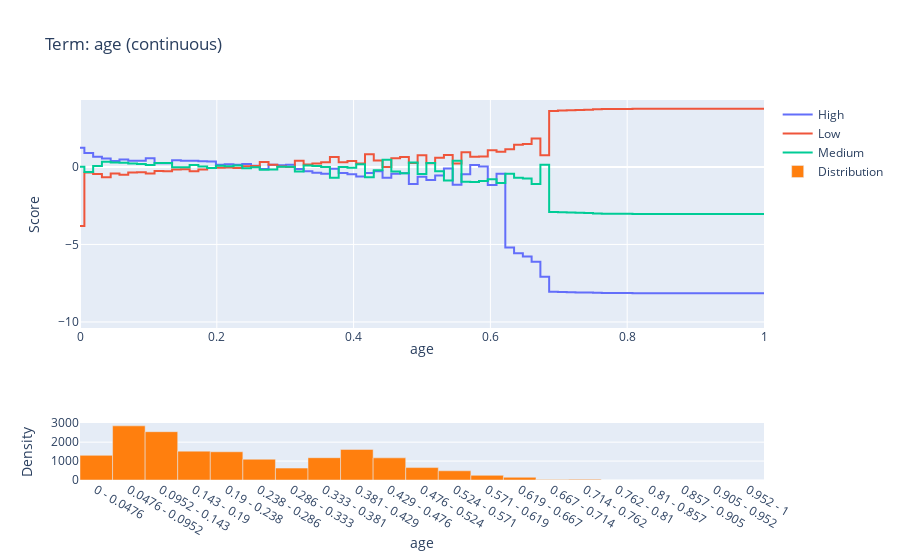
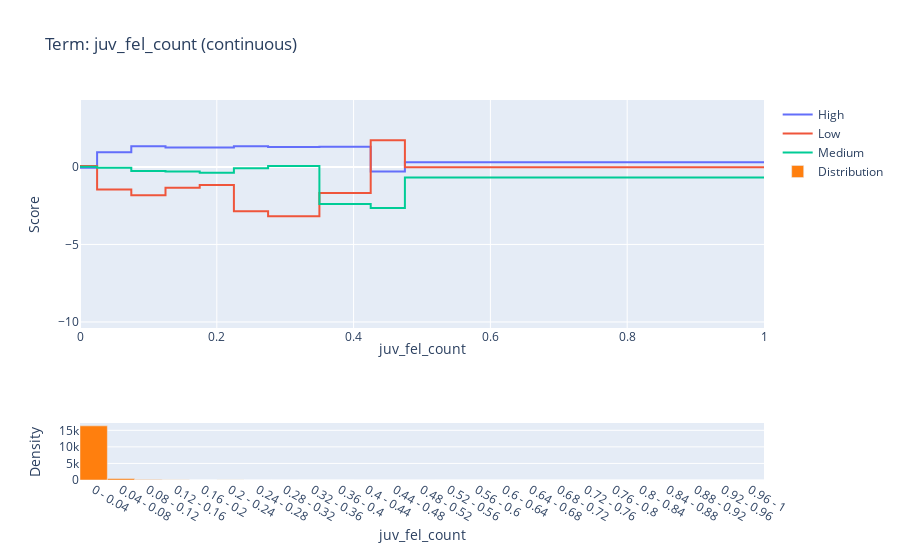
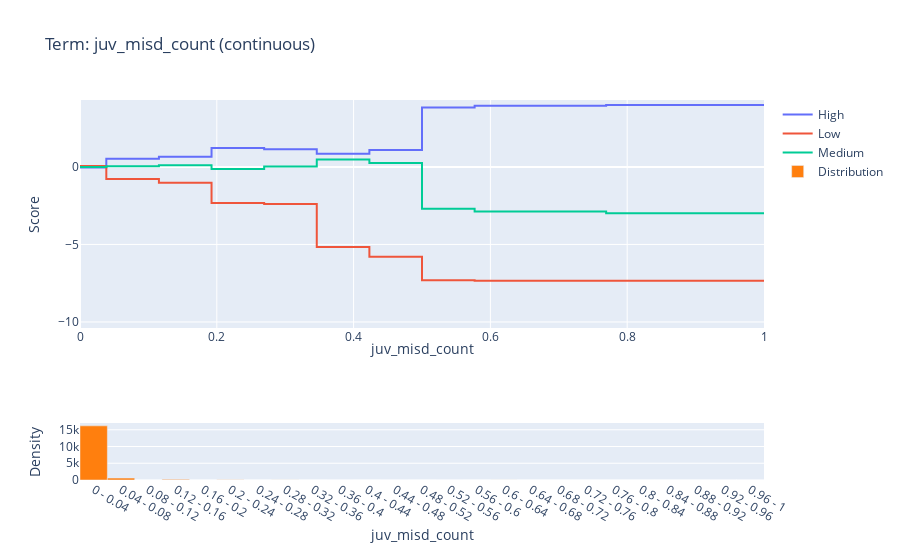
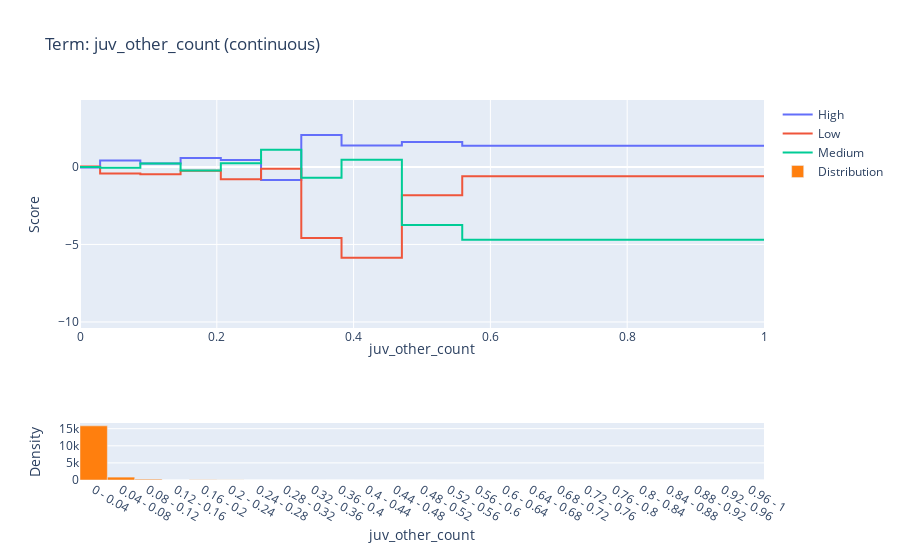

Notebook code cell kept with these figures, in order:
### Code cell
import Vizualize_ebm

ebm.global_explanation()

ebm_global = Vizualize_ebm.VizEBM(trained_ebm, X_train, X_test, y_test, processor.get_feature_names(), y.unique().tolist())
ebm_global.explain_global()

print(y.unique().tolist())
